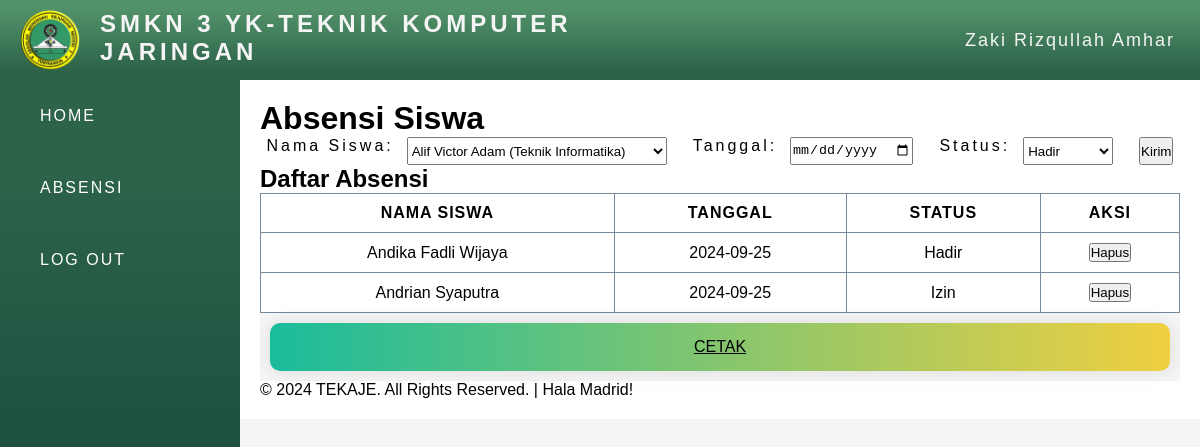
The app's page /absensi.php (signed in) with its own data.
### tables this page shows
CREATE TABLE `absensi` (
  `id` int(11) NOT NULL,
  `siswa_id` int(11) DEFAULT NULL,
  `tanggal` date DEFAULT NULL,
  `status` enum('Hadir','Tidak Hadir','Sakit','Izin') DEFAULT NULL
);

CREATE TABLE `siswa` (
  `id` int(11) NOT NULL,
  `nama` varchar(100) NOT NULL,
  `jurusan_id` int(11) DEFAULT NULL
);

### absensi.php (the view, shortened to what this page needs)
<?php include "template/header.php"; ?>
<?php
$servername = "localhost";
$username = "root";
$password = "";
$dbname = "absensi_siswa";
$conn = new mysqli($servername, $username, $password, $dbname);
$siswaQuery = "SELECT siswa.id, siswa.nama, jurusan.nama AS jurusan FROM siswa JOIN jurusan ON siswa.jurusan_id = jurusan.id";
$siswaResult = $conn->query($siswaQuery);
?>
<!DOCTYPE html>
<html lang="en">
<head>
    <link rel="stylesheet" href="css/button.css">
    <link rel="stylesheet" href="js/burger.js">
</head>
<body>
    <h1>Absensi Siswa</h1>
    <form method="POST">
        <label for="siswa_id">Nama Siswa:</label>
        <select name="siswa_id" required>
            <?php while($row = $siswaResult->fetch_assoc()): ?>
                <option value="<?= $row['id'] ?>"><?= $row['nama'] ?> (<?= $row['jurusan'] ?>)</option>
            <?php endwhile; ?>
        </select><br>
        <label for="tanggal">Tanggal:</label>
        <input type="date" name="tanggal" required><br>
        <label for="status">Status:</label>
        <select name="status" required>
            <option value="Hadir">Hadir</option>
        </select><br>
        <button type="submit">Kirim</button>
    </form>
    <h2>Daftar Absensi</h2>
    <table border="1">
        <tr>
            <th>Nama Siswa</th>
            <th>Tanggal</th>
            <th>Status</th>
            <th>Aksi</th>
        </tr>
        <?php
        $absensiQuery = "SELECT absensi.id, siswa.nama, absensi.tanggal, absensi.status FROM absensi JOIN siswa ON absensi.siswa_id = siswa.id";
        $absensiResult = $conn->query($absensiQuery);
        while($row = $absensiResult->fetch_assoc()):
        ?>
            <tr>
                <td><?= $row['nama'] ?></td>
                <td><?= $row['tanggal'] ?></td>
                <td><?= $row['status'] ?></td>
                <td>
                    <form method="POST" style="display:inline;">
                        <button type="submit" onclick="return confirm('Apakah Anda yakin ingin menghapus?');">Hapus</button>
                    </form>
                </td>
            </tr>
        <?php endwhile; ?>
    </table>
<div class="container">
<a href="cetakabsen.php" class="print-button btn-gradient">Cetak</a>
</div>
</body>
</html>
<?php include "template/footer.php"; ?>

### css/app.css (style rules this page uses)
* { margin: 0; padding: 0; box-sizing: border-box; }
body { font-family: 'Arial', sans-serif; background-color: #f4f4f4; margin: 0; }
.container { width: 100%; background-color: whitesmoke; margin: 0 auto; }
form { width: 100%; display: flex; justify-content: space-around; }
label { display: block; margin-bottom: 10px; text-transform: capitalize; letter-spacing: 3px; }
table { table-layout: auto; width: 100%; border-collapse: collapse; }
th, td { border: 1px solid lightslategray; padding: 10px; text-align: center; text-transform:capitalize; }
th { text-transform: uppercase; letter-spacing: 1px; }

### css/button.css (style rules this page uses)
.btn-gradient { background-image: linear-gradient(to right, #1abc9c 0%, #f4d03f 51%, #1abc9c 100%); margin: 10px; padding: 15px 45px; text-align: center; text-transform: uppercase; transition: 0.5s; background-size: 200% auto; color: rgb(0, 0, 0); box-shadow: 0 0 20px rgba(0, 0, 0, 0.1); border-radius: 10px; display: block; }

### records on screen
absensi: siswa.nama "Andika Fadli Wijaya", tanggal "2024-09-25", status "Hadir"
absensi: siswa.nama "Andrian Syaputra", tanggal "2024-09-25", status "Izin"

### other values on screen
$nama "Zaki Rizqullah Amhar"
form field siswa_id "Alif Victor Adam (Teknik Informatika)"
